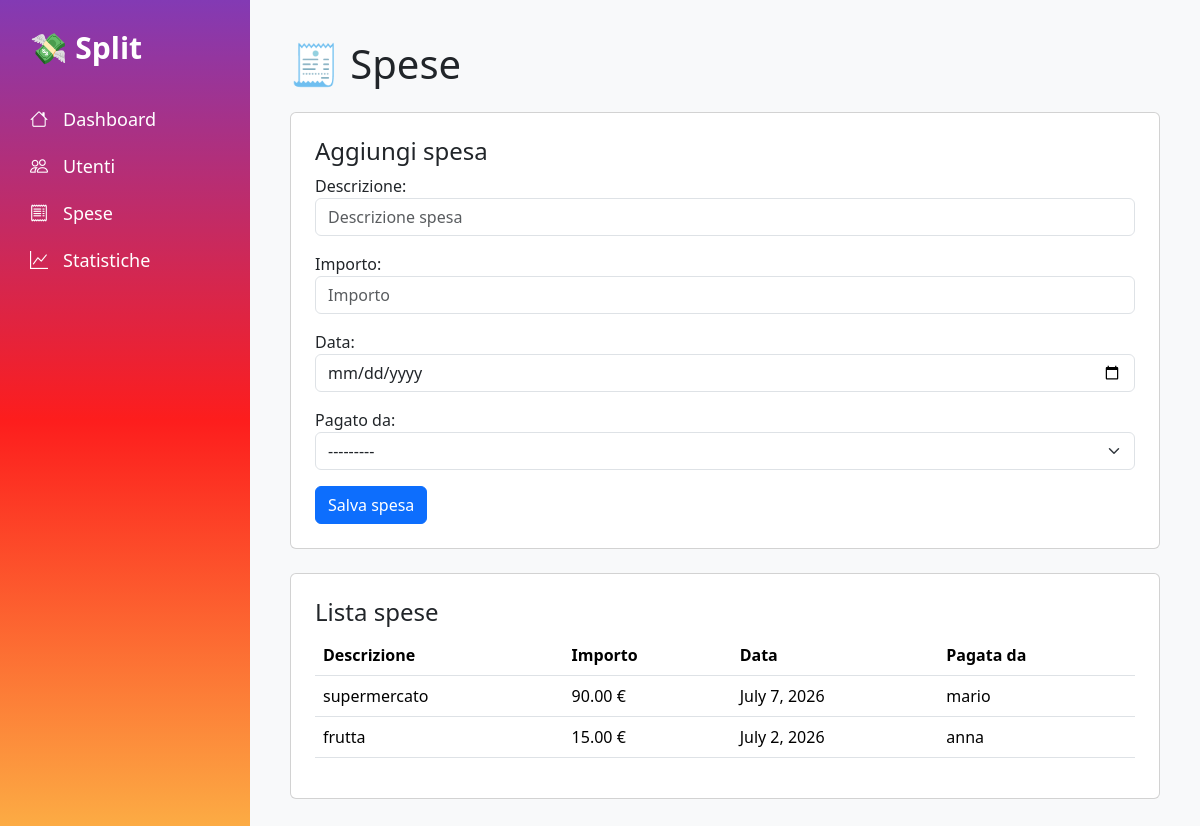
Page /expenses/ on the earlier database version.
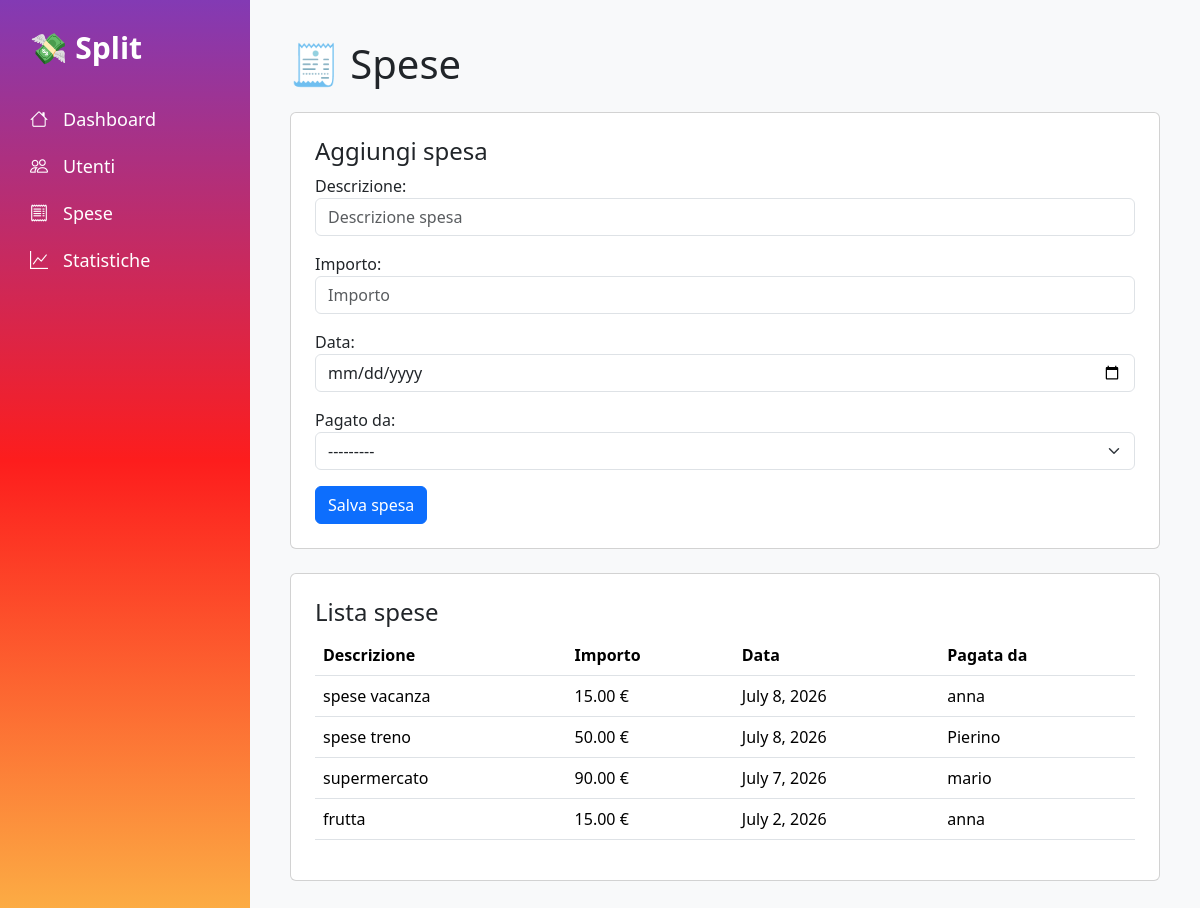
Same page on the later database version.
### expenses/models.py (models this page shows, shortened)
class Expense(models.Model):
    description = models.CharField(max_length=200, verbose_name="Descrizione")
    amount = models.DecimalField(max_digits=10, decimal_places=2, verbose_name="Importo")
    date = models.DateField(verbose_name="Data")
    payer = models.ForeignKey(Person, on_delete=models.CASCADE, related_name="expense", verbose_name="Pagato da")
    created_at = models.DateTimeField(auto_now_add=True)

class Person(models.Model):
    name = models.CharField(
        max_length=100,
        verbose_name="Nome"
    )
    email = models.EmailField(
        blank=True,
        null=True,
        verbose_name="Email"
    )
    created_at = models.DateTimeField(
        auto_now_add=True
    )
    def __str__(self):
        return self.name

### expenses/views.py (the view)
# urls.py: path('', include('expenses.urls')),
def expenses(request):
    expenses = Expense.objects.all().order_by("-date")
    if request.method == "POST":
        form = ExpenseForm(request.POST)
        if form.is_valid():
            form.save()
            messages.success(
                request,
                "Spesa aggiunta correttamente"
            )
            return redirect("expenses")
    else:
        form = ExpenseForm()
    return render(
        request,
        "expenses/expenses.html",
        {
            "expenses": expenses,
            "form": form
        }
    )

### expenses/forms.py
class ExpenseForm(forms.ModelForm):
    class Meta:
        model = Expense
        fields = [
            "description",
            "amount",
            "date",
            "payer",
        ]
        widgets = {
            "description": forms.TextInput(
                attrs={
                    "class": "form-control",
                    "placeholder": "Descrizione spesa"
                }
            ),
            "amount": forms.NumberInput(
                attrs={
                    "class": "form-control",
                    "placeholder": "Importo"
                }
            ),
            "date": forms.DateInput(
                attrs={
                    "class": "form-control",
                    "type": "date"
                }
            ),
            "payer": forms.Select(
                attrs={
                    "class": "form-select"
                }
            ),
        }

### expenses/templates/expenses/expenses.html (shortened to what this page needs)
{% extends "base.html" %}
{% block content %}
<h1 class="mb-4">
🧾 Spese
</h1>
<div class="card p-4 mb-4">
<h4>
Aggiungi spesa
</h4>
<form method="POST">
{{ form.as_p }}
<button class="btn btn-primary">
Salva spesa
</button>
</form>
</div>
<div class="card p-4">
<h4>
Lista spese
</h4>
<table class="table">
<tr>
<th>
Descrizione
</th>
<th>
Importo
</th>
<th>
Data
</th>
<th>
Pagata da
</th>
</tr>
{% for expense in expenses %}
<tr>
<td>
{{ expense.description }}
</td>
<td>
{{ expense.amount }} €
</td>
<td>
{{ expense.date }}
</td>
<td>
{{ expense.payer }}
</td>
</tr>
{% empty %}
<tr>
<td colspan="4">
Nessuna spesa presente
</td>
</tr>
{% endfor %}
</table>
</div>
{% endblock %}

### expenses/templates/base.html (shortened to what this page needs)
{% load static %}
<!DOCTYPE html>
<html lang="it">
<head>
<link href="https://cdn.jsdelivr.net/npm/bootstrap@5.3.3/dist/css/bootstrap.min.css" rel="stylesheet">
<link rel="stylesheet" href="{% static 'expenses/css/style.css' %}">
<link href="https://cdn.jsdelivr.net/npm/bootstrap-icons@1.11.3/font/bootstrap-icons.css" rel="stylesheet">
</head>
<body>
<div class="layout">
<aside class="sidebar">
<h2 class="logo">
💸 Split
</h2>
<ul>
<li>
<a href="{% url 'dashboard' %}">
<i class="bi bi-house"></i>
Dashboard
</a>
</li>
<li>
<a href="{% url 'users' %}">
<i class="bi bi-people"></i>
Utenti
</a>
</li>
<li>
<a href="{% url 'expenses' %}">
<i class="bi bi-receipt"></i>
Spese
</a>
</li>
<li>
<a href="#">
<i class="bi bi-graph-up"></i>
Statistiche
</a>
</li>
</ul>
</aside>
<main class="content">
{% block content %}
{% endblock %}
</main>
</div>
</body>
</html>

### expenses/static/expenses/css/style.css (style rules this page uses)
body { font-family:'Segoe UI', sans-serif; background:#f8f9fa; }
.layout { display:flex; min-height:100vh; }
.sidebar { width:250px; background:linear-gradient( 180deg, #833ab4, #fd1d1d, #fcb045 ); color:white; padding:30px; }
.logo { font-size:30px; font-weight:700; margin-bottom:40px; }
.sidebar ul { list-style:none; padding:0; }
.sidebar li { margin:20px 0; }
.sidebar a { color:white; text-decoration:none; font-size:18px; display:flex; gap:15px; align-items:center; }
.content { flex:1; padding:40px; }

Differences in the rows shown:
added Expense: description "spese vacanza", amount "15.00", date "July 8, 2026", payer "anna"
added Expense: description "spese treno", amount "50.00", date "July 8, 2026", payer "Pierino"
